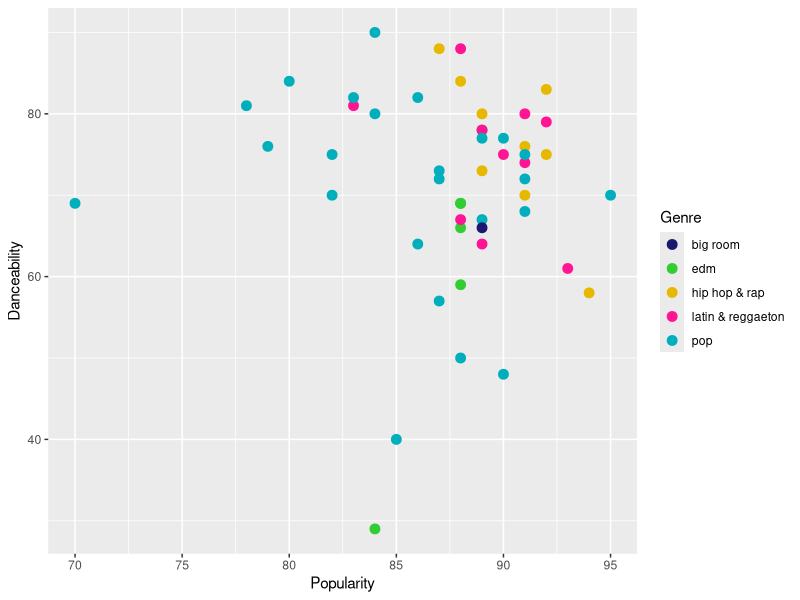
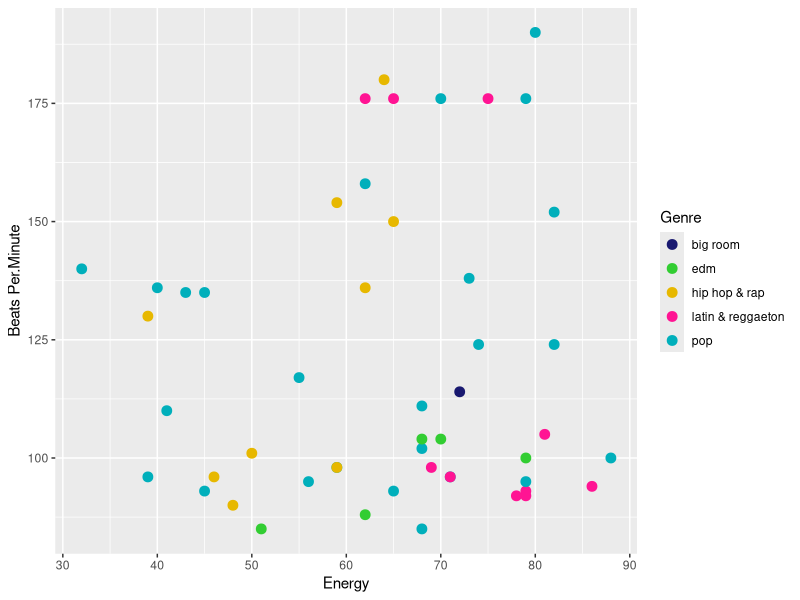

Write the R code that produced these figures, in order. (Note: this script raises an error after producing the figures.)
## ---- chunk 1

##### Conditional #####

cbp1 <- c("midnightblue", "limegreen", "#E7B800", "deeppink1", "#00AFBB")

genretest <- function(genre.label){
  songs <- switch(genre.label,
                  "midnightblue" = "big room",
                  "limegreen" = "edm",
                  "#E7B800" = "hip hop & rap",
                  "deeppink1" = "latin & reggaeton",
                  "#00AFBB" = "pop"
                  )
  return(songs)
}
genretest("limegreen")
genretest("deeppink1")
## ---- chunk 2

colors_to_genres <- rep(NA, length(cbp1))
for (k in 1:length(cbp1)){
  colors_to_genres[k] <- genretest(cbp1[k])
}

colors_to_genres

## ---- chunk 3

##### function #####

library(ggplot2)
top50 <- read.csv("top50cleanspotify.csv", encoding = "Windows-1252")
cbp1 <- c("midnightblue", "limegreen", "#E7B800", "deeppink1", "#00AFBB")

spotify.plot <- function(xpos, ypos){
  ggplot(top50, aes_string(x = xpos, y = ypos, color = "Genre", fill = "Genre")) + geom_point(size = 3) + xlab(sub("[.]", " ", xpos)) + ylab(sub("[.]", " ", ypos)) + scale_colour_manual(values=cbp1)
}

spotify.plot("Popularity", "Danceability")

## ---- chunk 4

##### function #####

library(ggplot2)
top50 <- read.csv("top50cleanspotify.csv", encoding = "Windows-1252")
cbp1 <- c("midnightblue", "limegreen", "#E7B800", "deeppink1", "#00AFBB")

spotify.plot("Energy", "Beats.Per.Minute")

## ---- chunk 5

####### IGNORE EVERYTHING BELOW THIS SCRIPT (practice) ######

## ---- chunk 6
#Conditional

cpb2 <- c("pop", "latin & reggaeton", "hip hop & rap", "edm", "big room")

artist.test <- function(artist.label){
  artist <- switch(artist.label,
                   "pop" = "Shawn Mendes", "Ariana Grande",
                   "latin & reggaeton" = "Anuel AA", 
                   "hip hop & rap" = "Post Malone", 
                   "edm" = "The Chainsmokers", 
                   "big room" = "Martin Garrix"
                   )
  return(artist)
}

artist.test("pop")
artist.test("edm")

## ---- chunk 7
#Conditional 

top50 <- read.csv("top50cleanspotify.csv", encoding = "Windows-1252")
data <- top50

ifelse(top50$Beats.Per.Minute > 100, "Get up and dance!", "Don't dance")
ifelse(top50$Beats.Per.Minute[2] > 100, "Get up and dance!", "Don't dance")
ifelse(top50$Beats.Per.Minute[3] > 100, "Get up and dance!", "Don't dance")
ifelse(top50$Beats.Per.Minute[4] > 100, "Get up and dance!", "Don't dance")
ifelse(top50$Beats.Per.Minute[5] > 100, "Get up and dance!", "Don't dance")
ifelse(top50$Beats.Per.Minute[6] > 100, "Get up and dance!", "Don't dance")
ifelse(top50$Beats.Per.Minute[7] > 100, "Get up and dance!", "Don't dance")
ifelse(top50$Beats.Per.Minute[8] > 100, "Get up and dance!", "Don't dance")

## ---- chunk 8
#Conditional  

top50 <- read.csv("top50cleanspotify.csv", encoding = "Windows-1252")
data <- top50

ifelse(top50$Danceability > 70, "Dance", "Don't dance") 
ifelse(top50$Beats.Per.Minute > 100, "Dance", "Don't dance")

if(top50$Danceability > 70) {
  print("Dance")
}

switch(top50$Danceability > 70
       )

## ---- chunk 9
library(ggplot2)
top50 <- read.csv("top50cleanspotify.csv", encoding = "Windows-1252")
str(top50)

top50$Pop.bin <- ifelse(top50$Popularity >= 85, "cyan", "coral")

spotify.plot <- function(xpos, ypos){
  ggplot(top50, aes_string(x = xpos, y = ypos, color = "Pop.bin")) + geom_point(size = 3) + xlab(sub("[.]", " ", xpos)) + ylab(sub("[.]", " ", ypos)) 
}

spotify.plot("Popularity", "Danceability")
spotify.plot("Popularity", "Beats.Per.Minute")
## ---- chunk 10
library(ggplot2)
ggplot(top50, aes(top50, x = "Popularity", y = "Danceability", colour = Popularity >= 85)) + geom_point() +
  scale_colour_manual(name = 'Popularity > 85', values = setNames(c('red','green'),c(T, F))) +
  xlab('Popularity') + ylab('Danceability')
